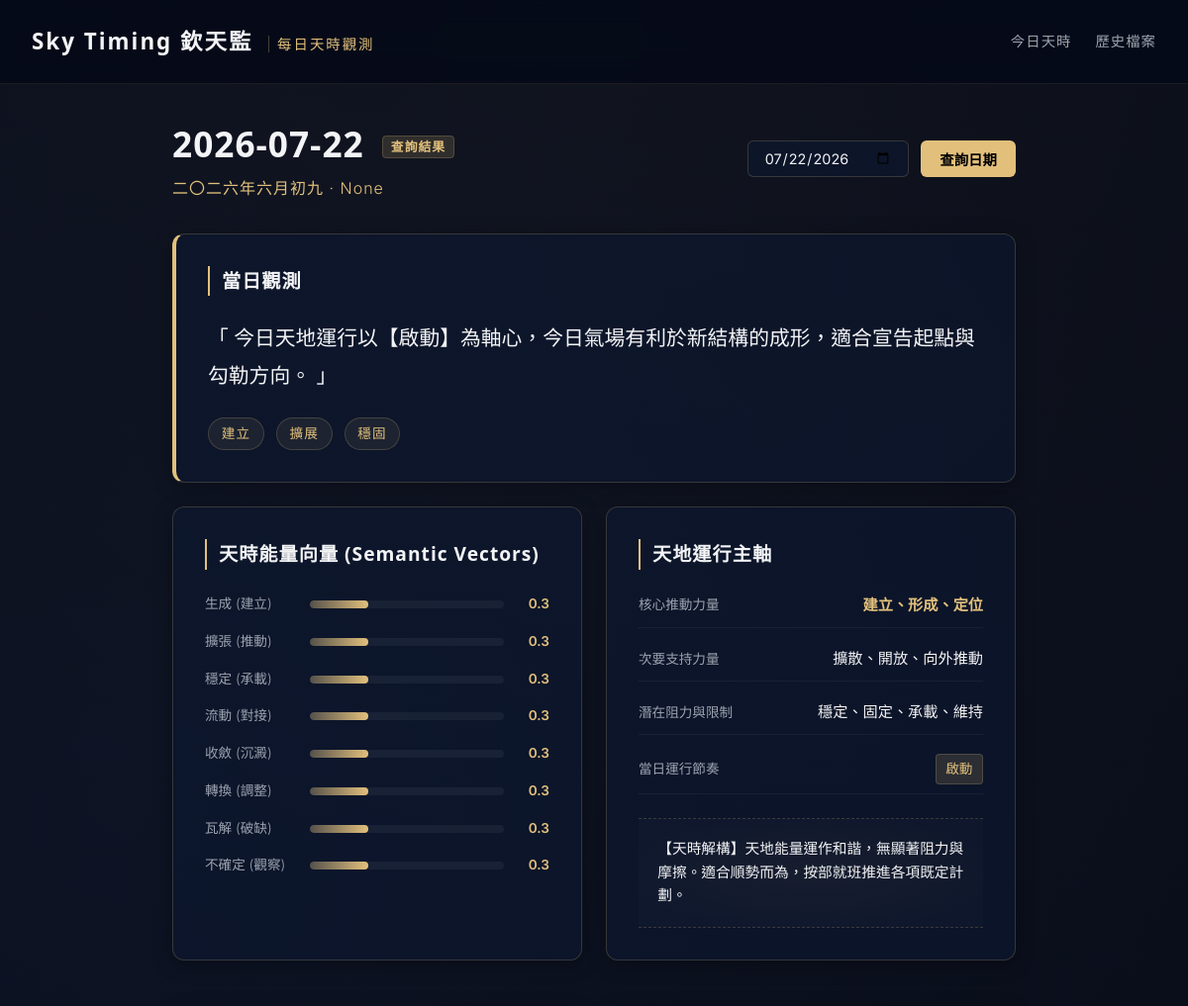
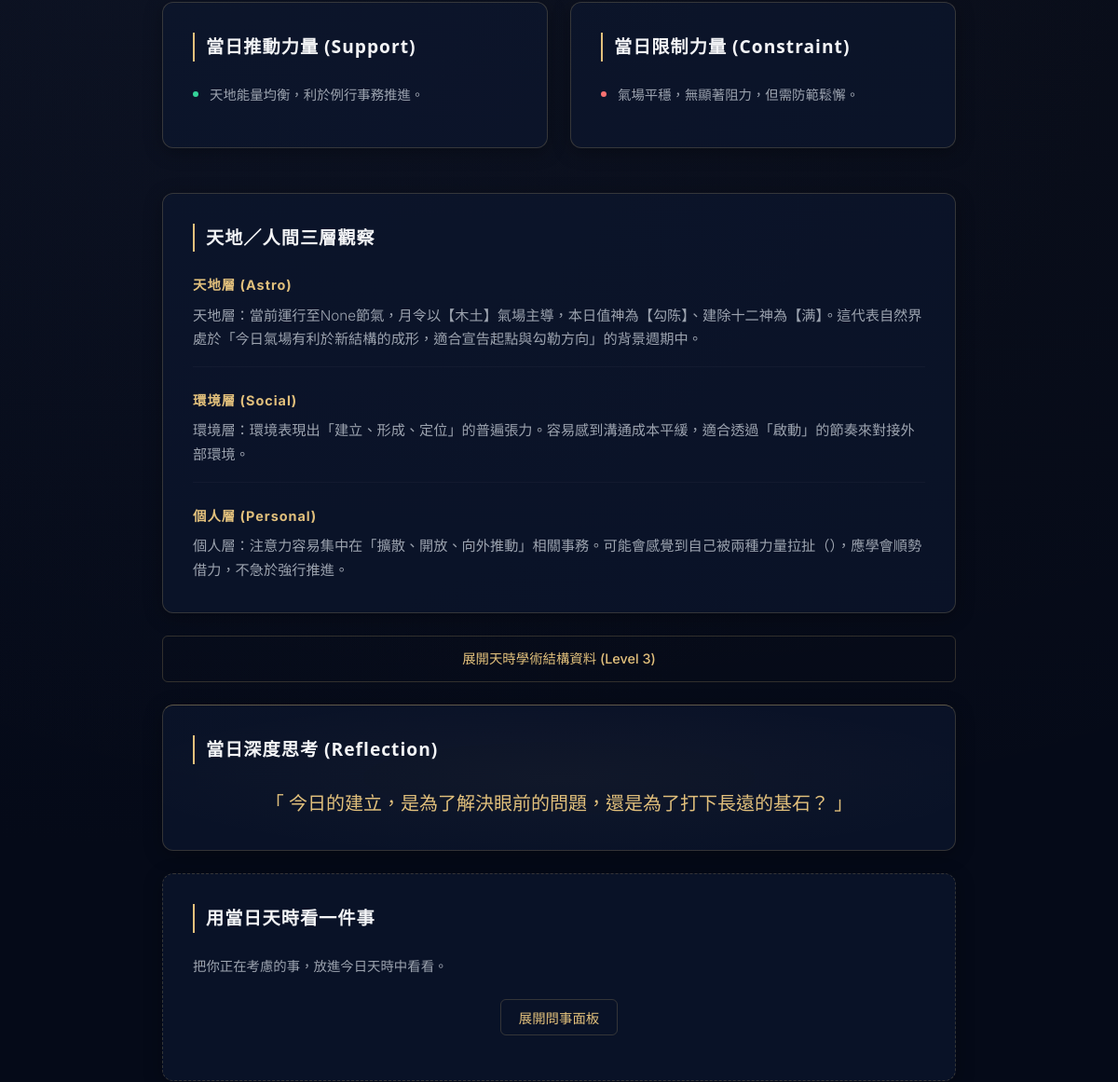
/date/2026-07-22 (upper part), run on an earlier commit of the app's database (2 pictures, top to bottom).
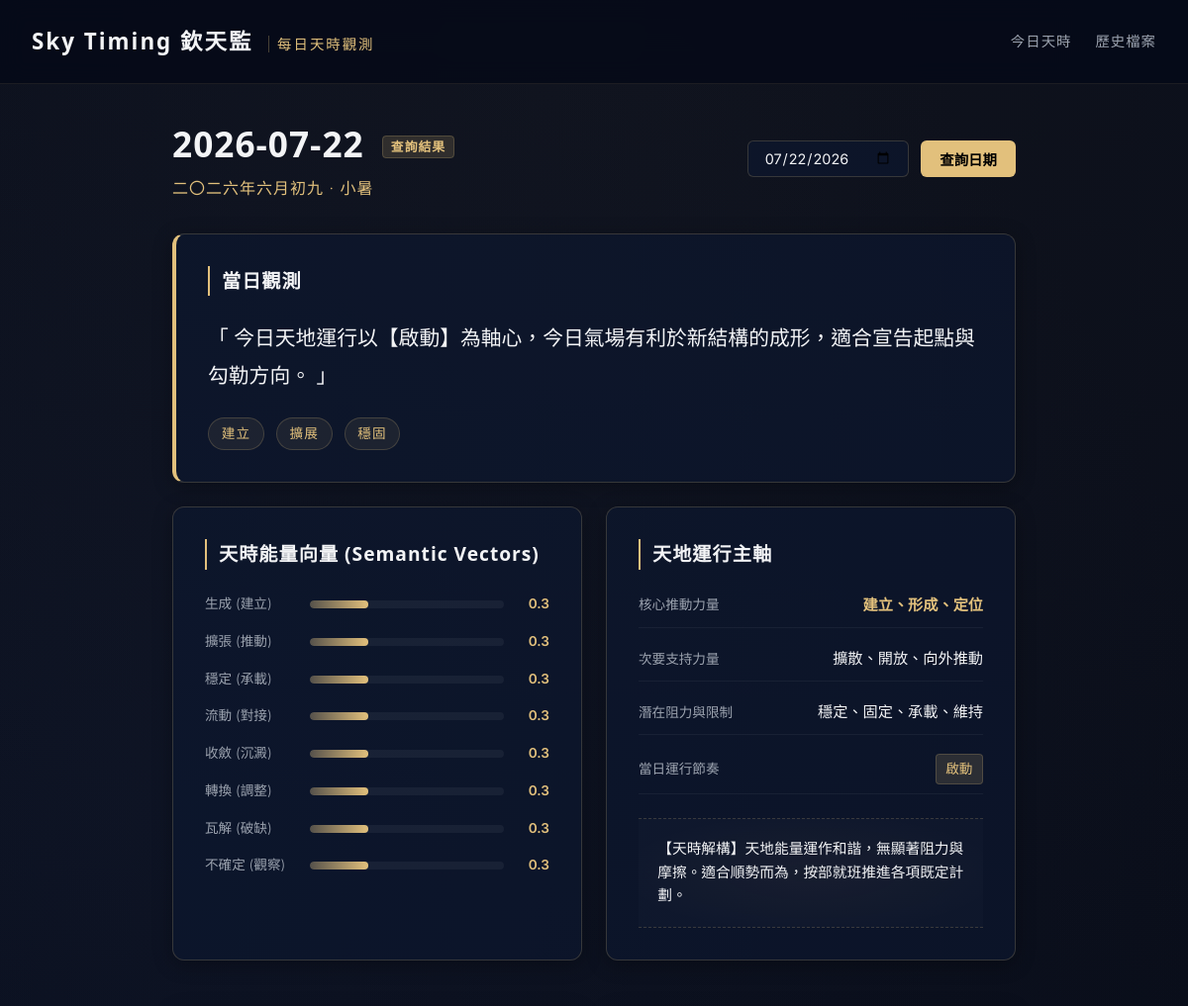
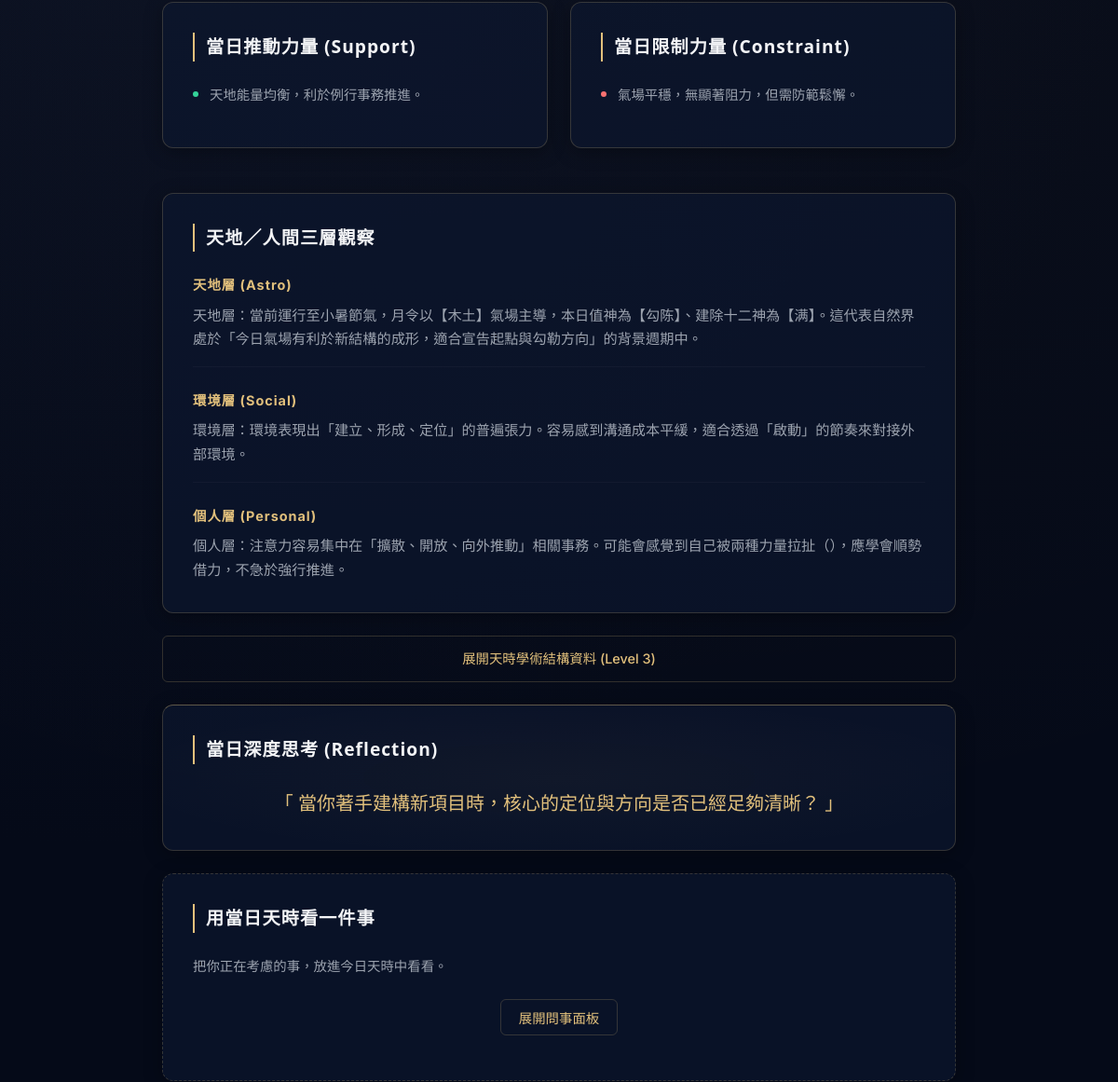
And on a later commit of the database (2 pictures, top to bottom).
### tables this page shows
CREATE TABLE daily_states (
            id INTEGER PRIMARY KEY AUTOINCREMENT,
            date TEXT NOT NULL,
            timezone TEXT NOT NULL,
            city TEXT NOT NULL,
            raw_timing_data TEXT NOT NULL,
            semantic_vectors TEXT NOT NULL,
            primary_force TEXT NOT NULL,
            secondary_force TEXT NOT NULL,
            constraint_force TEXT NOT NULL,
            daily_rhythm TEXT NOT NULL,
            daily_summary TEXT NOT NULL,
            reflection_question TEXT NOT NULL,
            created_at TEXT NOT NULL,
            UNIQUE(date, timezone, city)
        );

### app.py (the view)
@app.get("/date/{date_str}", response_class=HTMLResponse)
def read_date(request: Request, date_str: str):
    try:
        datetime.strptime(date_str, "%Y-%m-%d")
    except ValueError:
        raise HTTPException(status_code=400, detail="Invalid date format. Use YYYY-MM-DD.")
    state = get_or_create_state(date_str)
    return templates.TemplateResponse(request=request, name="date.html", context={"request": request, "state": state})

### templates/date.html (shortened to what the changed rows need)
<!DOCTYPE html>
<html lang="zh-TW">
<head>
    <link rel="stylesheet" href="/static/style.css">
</head>
<body>
    <main class="container">
        <section class="date-selector-section">
            <div class="current-date-info">
                <h1>{{ state.date }} <span class="date-badge">查詢結果</span></h1>
                <p class="lunar-calendar-text">{{ state.raw_timing_data.lunar_date }} · {{ state.raw_timing_data.solar_term }}</p>
            </div>
            <div class="selector-controls">
                <input type="date" id="dateQuery" value="{{ state.date }}">
                <button onclick="queryDate()" class="btn-gold">查詢日期</button>
            </div>
        </section>
        <section class="card one-liner-card">
            <h2>當日觀測</h2>
        </section>
        <section class="grid-2">
            <div class="card">
                <h2>天時能量向量 (Semantic Vectors)</h2>
            </div>
            <div class="card">
                <h2>天地運行主軸</h2>
                <div class="forces-info">
                    <div class="force-item">
                        <span class="force-title">核心推動力量</span>
                        <span class="force-val gold-text">{{ state.primary_force }}</span>
                    </div>
                    <div class="force-item">
                        <span class="force-title">次要支持力量</span>
                        <span class="force-val">{{ state.secondary_force }}</span>
                    </div>
                    <div class="force-item">
                        <span class="force-title">潛在阻力與限制</span>
                        <span class="force-val">{{ state.constraint_force }}</span>
                    </div>
                    <div class="force-item">
                        <span class="force-title">當日運行節奏</span>
                        <span class="force-val rhythm-badge">{{ state.daily_rhythm }}</span>
                    </div>
                </div>
            </div>
        </section>
        <section class="grid-2">
            <div class="card support-card">
                <h2>當日推動力量 (Support)</h2>
            </div>
            <div class="card constraint-card">
                <h2>當日限制力量 (Constraint)</h2>
            </div>
        </section>
        <section class="card">
            <h2>天地／人間三層觀察</h2>
            <div class="observation-tiers">
                <div class="tier-block">
                    <h3>天地層 (Astro)</h3>
                    <p>{{ state.content.tian_obs }}</p>
                </div>
            </div>
        </section>
        <section class="card question-card">
            <h2>當日深度思考 (Reflection)</h2>
            <p class="question-text">「 {{ state.reflection_question }} 」</p>
        </section>
        <section class="card ask-section">
            <h2>用當日天時看一件事</h2>
        </section>
    </main>
</body>
</html>

What changed in the data, as far as the page shows it:
removed daily_states: date "2026-07-22", date "07/22/2026", primary_force "建立、形成、定位", secondary_force "擴散、開放、向外推動", constraint_force "穩定、固定、承載、維持", daily_rhythm "啟動", reflection_question "今日的建立，是為了解決眼前的問題，還是為了打下長遠的基石？"
added daily_states: date "2026-07-22", date "07/22/2026", primary_force "建立、形成、定位", secondary_force "擴散、開放、向外推動", constraint_force "穩定、固定、承載、維持", daily_rhythm "啟動", reflection_question "當你著手建構新項目時，核心的定位與方向是否已經足夠清晰？"
Also different on the page:
{{ state.raw_timing_data.solar_term }}: "None" → "小暑"
{{ state.content.tian_obs }}: "天地層：當前運行至None節氣，月令以【木土】氣場主導，本日值神為【勾陈】、建除十二神為【满】。這代表自然界處於「今日氣場有利於新結構的成形，適合宣告起點與勾勒方向」的背景週期中。" → "天地層：當前運行至小暑節氣，月令以【木土】氣場主導，本日值神為【勾陈】、建除十二神為【满】。這代表自然界處於「今日氣場有利於新結構的成形，適合宣告起點與勾勒方向」的背景週期中。"
